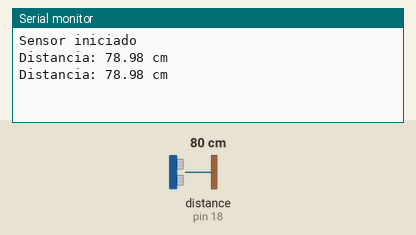
Simulated run of this sketch. Board: Arduino Uno, built with avr-gcc and run on an emulated ATmega328P. Parts: the last lines printed to the serial monitor. Wiring (inferred from the names in the program): ultrasonic range finder: trigger pin 5; echo pin 18. The test bench sets the inputs (shaded band); at power-on: distance to the obstacle (sensor on pin 18) 80 cm. The echo pulse lasts 58.3 µs per cm.

Above: at 1.8 s.
1.9 s: distance to the obstacle (sensor on pin 18) set to 2 cm
At 2.8 s:
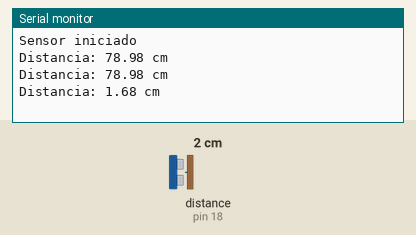
3.4 s: distance to the obstacle (sensor on pin 18) set to 4 cm
At 4.4 s:
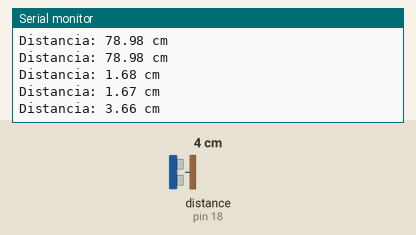
Timing chart, 0 to 6.4 s (numbered marks = the images above; inputs shaded):
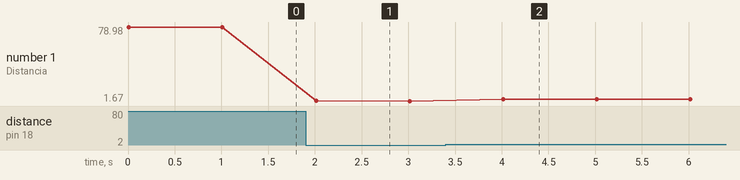

The sketch:

Teste_do_sensor.ino
```cpp
#define TRIG 5
#define ECHO 18

void setup() {

  Serial.begin(115200);

  pinMode(TRIG, OUTPUT);
  pinMode(ECHO, INPUT);

  Serial.println("Sensor iniciado");
}

void loop() {

  digitalWrite(TRIG, LOW);
  delayMicroseconds(2);

  digitalWrite(TRIG, HIGH);
  delayMicroseconds(10);
  digitalWrite(TRIG, LOW);

  long duracao = pulseIn(ECHO, HIGH);

  float distancia = duracao * 0.034 / 2;

  Serial.print("Distancia: ");
  Serial.print(distancia);
  Serial.println(" cm");

  delay(1000);
}
```

Measured:
- after the input at 1.9 s, the serial monitor: prints a new line after 0.11 s (image 1)
- after the input at 3.4 s, the serial monitor: prints a new line after 0.61 s (image 2)
- plotted number 1: 78.98 → 1.67 after the input at 1.9 s, 1.67 → 3.66 after the input at 3.4 s
